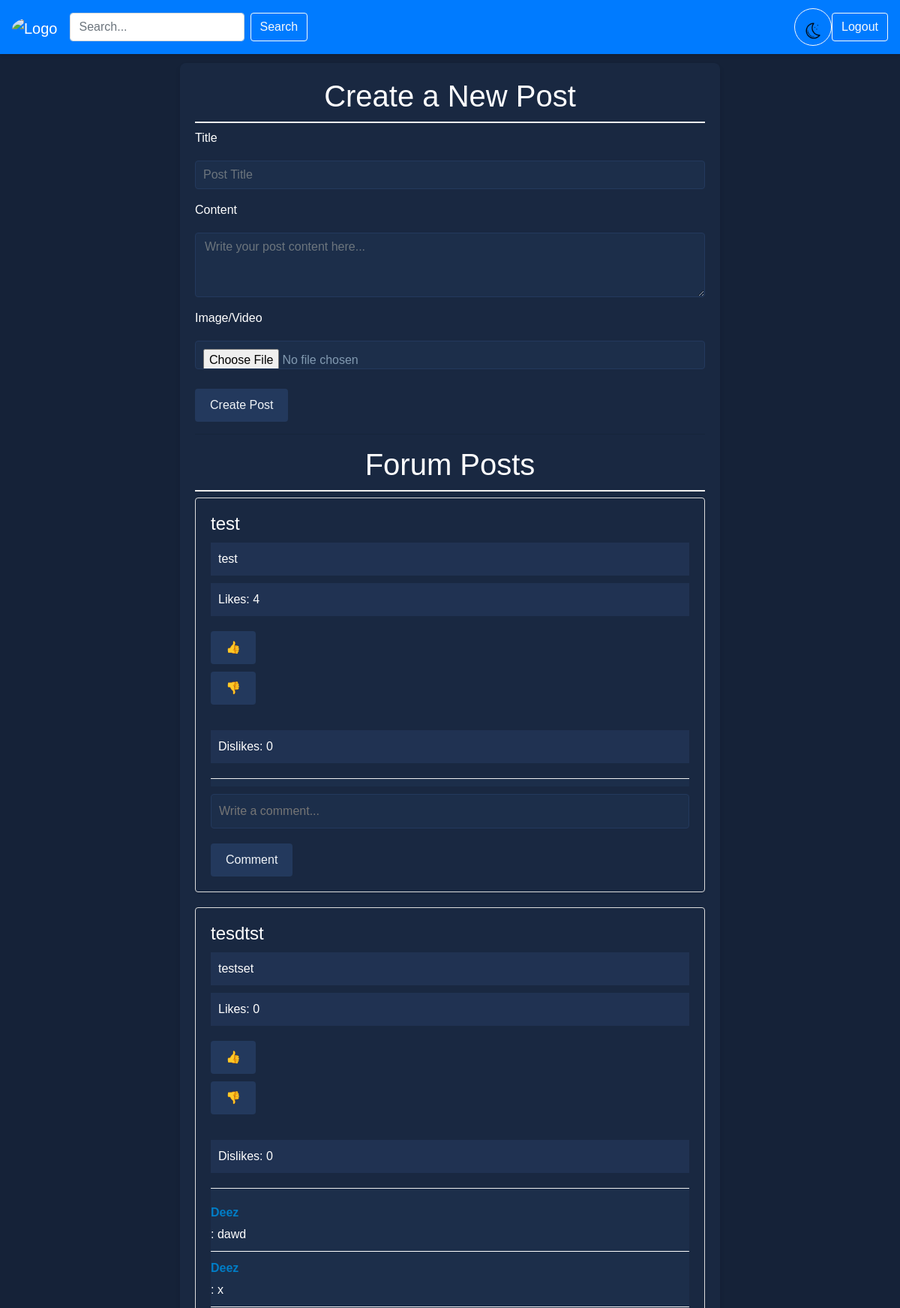
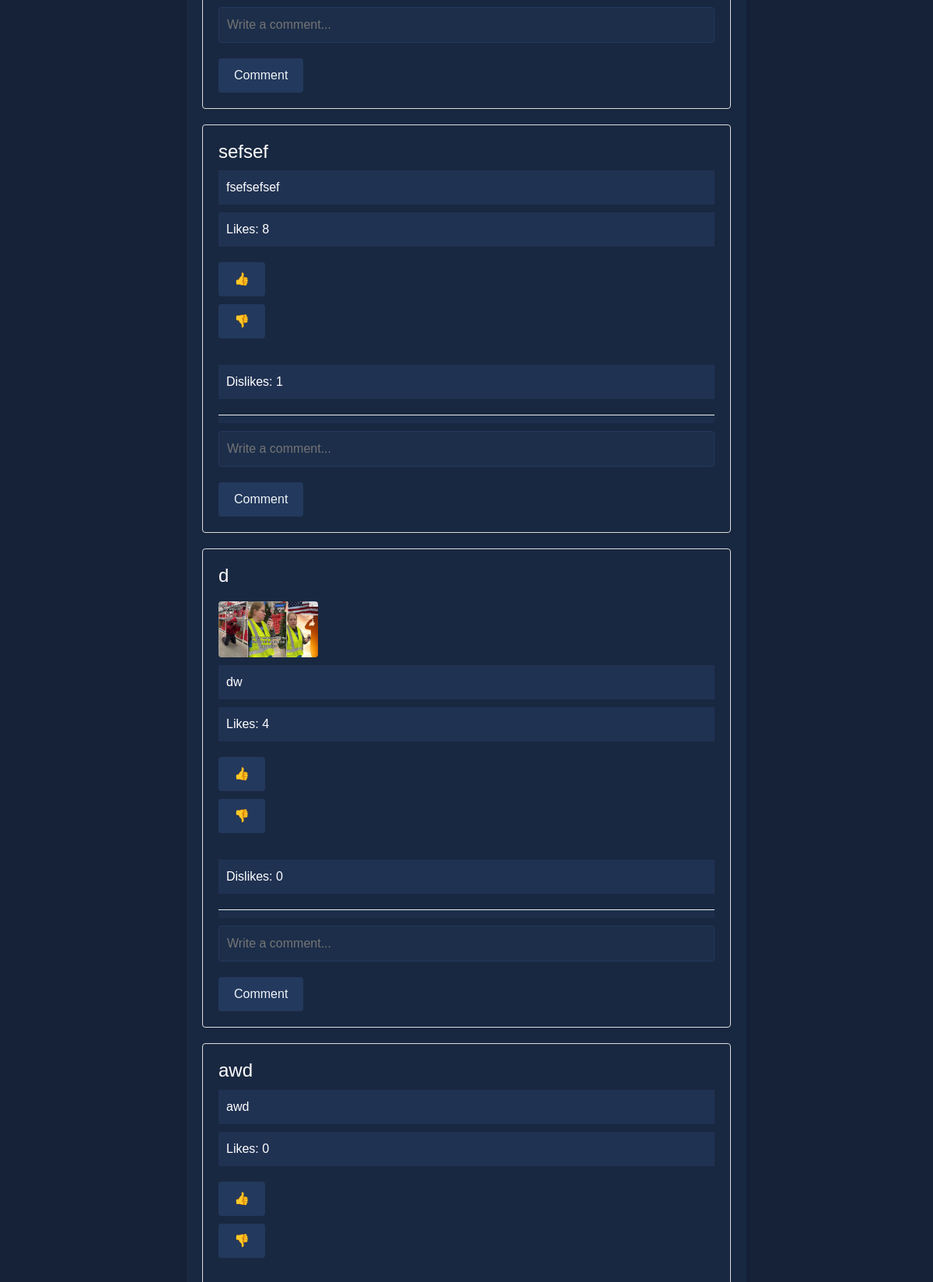
Screenshot of /home (signed in, upper part) with the database file from the repository (2 pictures, top to bottom).
### app.py (models this page shows, shortened)
class Post(db.Model):
    id = db.Column(db.Integer, primary_key=True)
    title = db.Column(db.String(150), nullable=False)
    content = db.Column(db.Text, nullable=False)
    author_id = db.Column(db.Integer, db.ForeignKey('user.id'), nullable=False)
    likes = db.Column(db.Integer, default=0)
    dislikes = db.Column(db.Integer, default=0)
    comments = db.relationship('Comment', backref='post', lazy=True)
    image_filename = db.Column(db.String(300))

class Comment(db.Model):
    id = db.Column(db.Integer, primary_key=True)
    content = db.Column(db.Text, nullable=False)
    author_id = db.Column(db.Integer, db.ForeignKey('user.id'), nullable=False)
    post_id = db.Column(db.Integer, db.ForeignKey('post.id'), nullable=False)
    author = db.relationship('User', foreign_keys=[author_id])

class User(UserMixin, db.Model):
    id = db.Column(db.Integer, primary_key=True)
    username = db.Column(db.String(100), unique=True, nullable=False)
    password = db.Column(db.String(100), nullable=False)
    dark_mode = db.Column(db.Boolean, default=False)

### app.py (the view)
@app.route('/home', methods=['GET', 'POST'])
@login_required
def home():
    if request.method == 'POST':
        search_query = request.form.get('search_query')
        posts = Post.query.filter(or_(Post.title.contains(search_query), Post.content.contains(search_query))).all()
    else:
        posts = Post.query.all()
    return render_template('home.html', posts=posts)

### app.py (called while the page is built)
@login_manager.user_loader
def load_user(user_id):
    return User.query.get(int(user_id))

### templates/home.html (shortened to what this page needs)
<!DOCTYPE html>
<html lang="en">
<head>
    <link href="https://stackpath.bootstrapcdn.com/bootstrap/4.3.1/css/bootstrap.min.css" rel="stylesheet">
    <link rel="stylesheet" href="../static/forum.css">
</head>
<body>
    <nav class="navbar navbar-expand-lg navbar-dark bg-primary">
        <a class="navbar-brand" href="{{ url_for('home') }}">
          <img src="{{ url_for('static', filename='logo.png') }}" width="30" height="30" alt="Logo">
        </a>
        <div class="collapse navbar-collapse">
          <ul class="navbar-nav mr-auto">
            <li class="nav-item">
              <form class="form-inline my-2 my-lg-0" action="{{ url_for('home') }}" method="post">
                <input class="form-control mr-sm-2" type="search" name="search_query" placeholder="Search..." aria-label="Search">
                <button class="btn btn-outline-light my-2 my-sm-0" type="submit">Search</button>
              </form>
            </li>
          </ul>
        <button id="darkModeToggle" class="btn btn-outline-light my-2 my-sm-0 ml-2 rounded-circle" style="width: 50px; height: 50px;margin-left: 10px;" data-mode="{{ 'dark' if current_user.dark_mode else 'light' }}">
            <img src="{{ url_for('static', filename='night_mode.png') }}" width="40" height="40" alt="Dark">
        </button>
          <form class="form-inline my-2 my-lg-0" action="{{ url_for('logout') }}">
            <button class="btn btn-outline-light my-2 my-sm-0" type="submit">Logout</button>
          </form>
        </div>
      </nav>
    <br>
    <div class="container">
        <h1>Create a New Post</h1>
        <form action="{{ url_for('create_post') }}" method="post" enctype="multipart/form-data" class="post-form">
            <div class="form-group">
                <label for="title">Title</label>
                <input type="text" class="form-control" id="title" name="title" placeholder="Post Title" required>
            </div>
            <div class="form-group">
                <label for="content">Content</label>
                <textarea class="form-control" id="content" name="content" rows="3" placeholder="Write your post content here..." required></textarea>
            </div>
            <div class="form-group">
                <label for="image">Image/Video</label>
                <input type="file" class="form-control" id="image" name="image" accept="image/*,video/*">
            </div>
            <input type="submit" value="Create Post">
        </form>
        <hr>
        <h1>Forum Posts</h1>
        {% for post in posts %}
            <div class="post">
                <h2>{{ post.title }}</h2>
                {% if post.image_filename %}
                    {% if post.image_filename.endswith(('.png', '.jpg', '.jpeg', '.gif')) %}
                        <img src="{{ url_for('static', filename='uploads/' + post.image_filename) }}" alt="Post image">
                    {% elif post.image_filename.endswith(('.mp4', '.mov')) %}
                        <video controls>
                            <source src="{{ url_for('static', filename='uploads/' + post.image_filename) }}" type="video/mp4">
                        </video>
                    {% endif %}
                {% endif %}
                <p>{{ post.content }}</p>
                <p id="likes-{{ post.id }}">Likes: {{ post.likes }}</p>
                <form class="like-form" data-post-id="{{ post.id }}" action="javascript:void(0);" method="post">
                    <input type="submit" value="👍">
                </form>
                <form class="dislike-form" data-post-id="{{ post.id }}" action="javascript:void(0);" method="post">
                    <input type="submit" value="👎">
                </form>
                <br>
                <p id="dislikes-{{ post.id }}">Dislikes: {{ post.dislikes }}</p>
                <div id="comments-{{ post.id }}" class="comments">
                    {% for comment in post.comments %}
                        <div class="comment">
                            <strong>{{ comment.author.username }}</strong>: {{ comment.content }}
                        </div>
                    {% endfor %}
                </div>
                <form class="comment-form" data-post-id="{{ post.id }}" action="javascript:void(0);" method="post">
                    <input class="comment-input" type="text" name="comment" placeholder="Write a comment...">
                    <input type="submit" value="Comment">
                </form>
            </div>
        {% endfor %}
    </div>
</body>
</html>

### static/forum.css (style rules this page uses)
body { background-color: #fff; font-family: 'Arial', sans-serif; color: #333; margin: 0; padding-top: 60px; }
body.dark-mode { background-color: #152238; color: #ffffff; }
.navbar { background-color: #ffffff; padding: 0.5rem 1rem; display: flex; align-items: center; justify-content: space-between; box-shadow: 0 2px 4px rgba(0,0,0,0.1); position: fixed; top: 0; left: 0; right: 0; z-index: 1000; }
.navbar-brand img { height: 23px; margin-bottom: 6px; }
.container { background: rgb(255, 255, 255); border-radius: 8px; padding: 20px; margin: auto; box-shadow: 0 4px 6px rgba(0, 0, 0, 0.1); max-width: 60%; }
.dark-mode .container { background: #192841; color: #ffffff; }
h1 { color: #000000; text-align: center; border-bottom: 2px solid #eee; padding-bottom: 10px; }
.dark-mode h1 { background: #192841; color: #fefeff; }
.post { background-color: #ffffff; border: 1px solid #ddd; border-radius: 4px; padding: 20px; margin-bottom: 20px; box-shadow: 0 2px 4px rgba(0, 0, 0, 0.05); }
.dark-mode .post { background: #192841; color: #ffffff; }
.post h2 { color: #000000; font-size: 24px; }
.dark-mode .post h2 { background: #192841; color: #FFFFFF; }
.post p { color: #000000; line-height: 1.5; }
.dark-mode .post p { background: #203252; color: #ffffff; display: block; padding: 10px; margin: 10px 0; width: auto; box-sizing: border-box; }
.comments { margin-top: 20px; border-top: 1px solid #eee; padding-top: 10px; background-color: #ffffff; }
.dark-mode .comments { background: #1c2e4a; color: #000000; }
.comment { padding: 10px 0; border-bottom: 1px solid #eee; background-color: #ffffff; }
.dark-mode .comment { background: #1c2e4a; color: #FFFFFF; border-bottom: 1px solid #ffffff; }
.comment strong { color: #007dc6; display: block; margin-bottom: 5px; }
input[type="text"], textarea, input[type="file"] { width: 100%; padding: 10px; margin: 10px 0; border-radius: 4px; border: 1px solid #ddd; box-sizing: border-box; }
input[type="submit"] { background-color: #0076c5; color: white; border: none; border-radius: 4px; padding: 10px 20px; margin-top: 10px; cursor: pointer; transition: background-color 0.3s ease; }
.dark-mode input[type="text"], .dark-mode textarea, .dark-mode input[type="file"] { background: #1c2e4a; color: #829ab1; border: 1px solid #23395d; }
.dark-mode input[type="submit"] { background-color: #23395d; color: #f0f4f8; border: none; border-radius: 4px; padding: 10px 20px; margin-top: 10px; cursor: pointer; transition: background-color 0.3s ease; }
img, video { max-width: 20%; height: auto; border-radius: 4px; margin-top: 10px; }
#darkModeToggle img { max-width: 100%; height: auto; border-radius: 50%; }
.navbar-brand img { max-width: 100%; height: auto; border-radius: 50%; }

### rows the page displays
Post: title "test", content "test", likes "4", dislikes "0"
Post: title "tesdtst", content "testset", likes "0", dislikes "0"
Comment: author.username "Deez", content "dawd"
Comment: author.username "Deez", content "x"
Post: title "sefsef", content "fsefsefsef", likes "8", dislikes "1"
Post: title "d", image_filename (picture), content "dw", likes "4", dislikes "0"
Post: title "awd", content "awd", likes "0"
